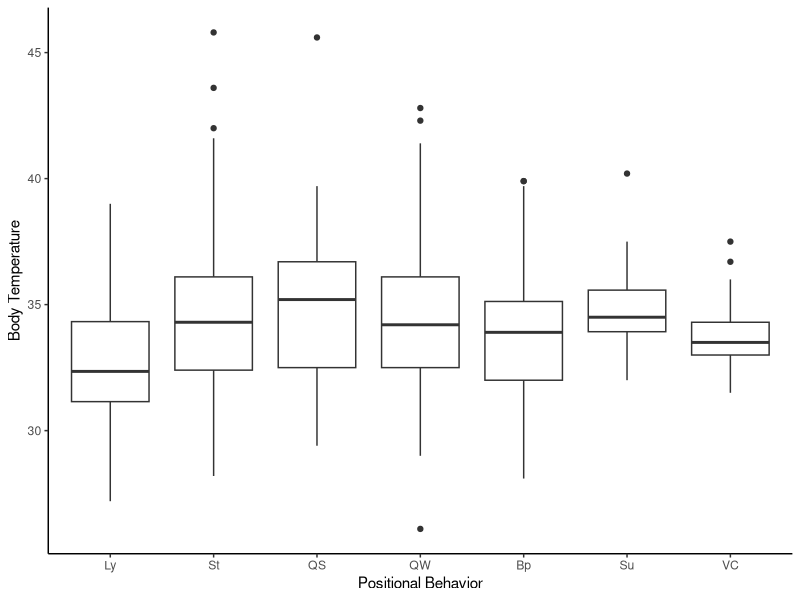
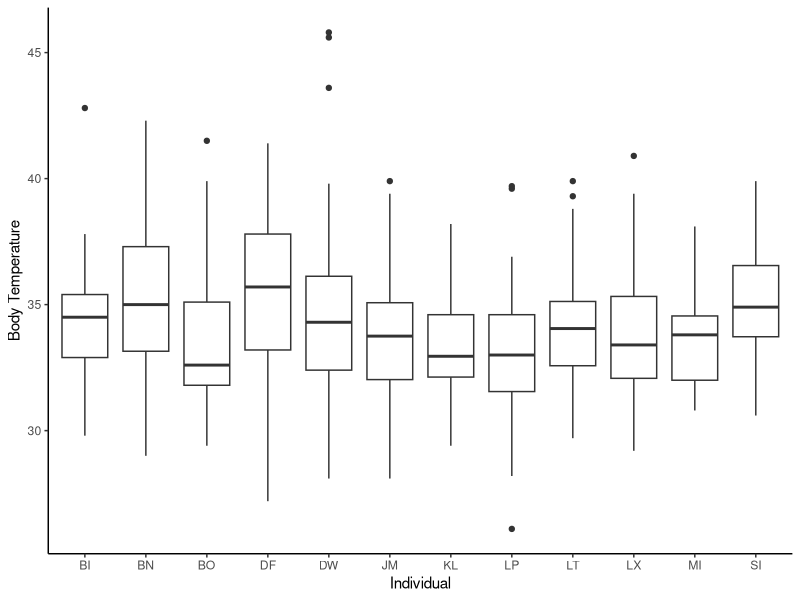
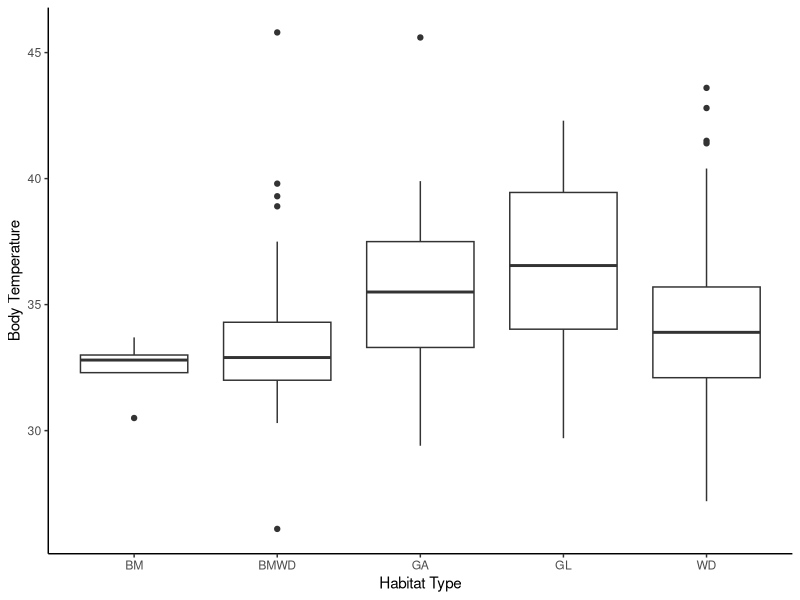
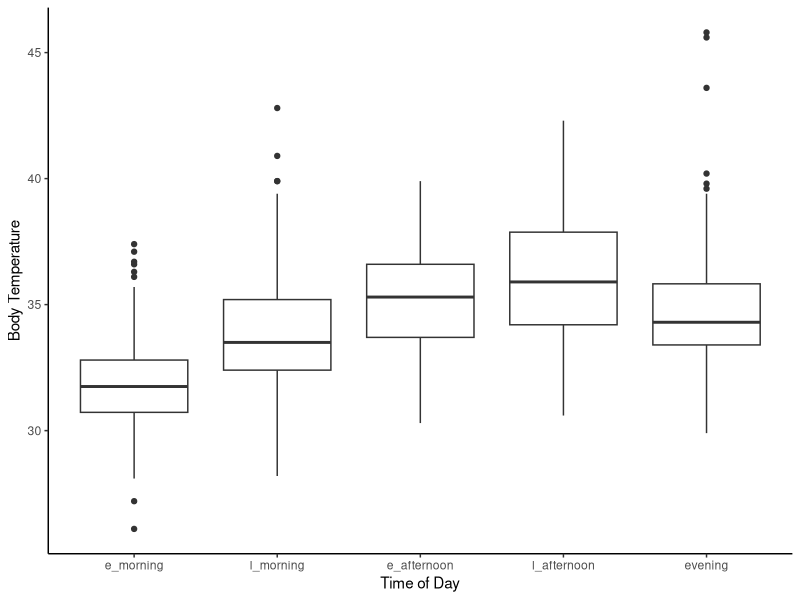
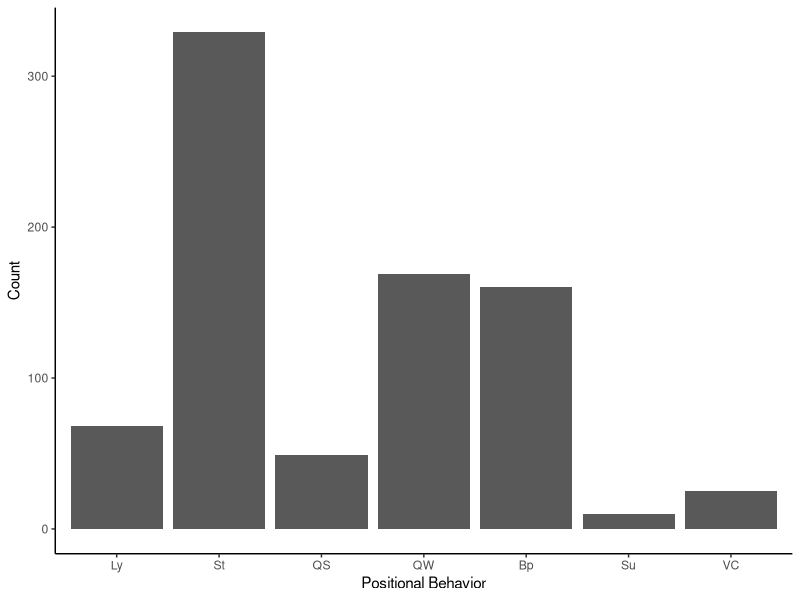
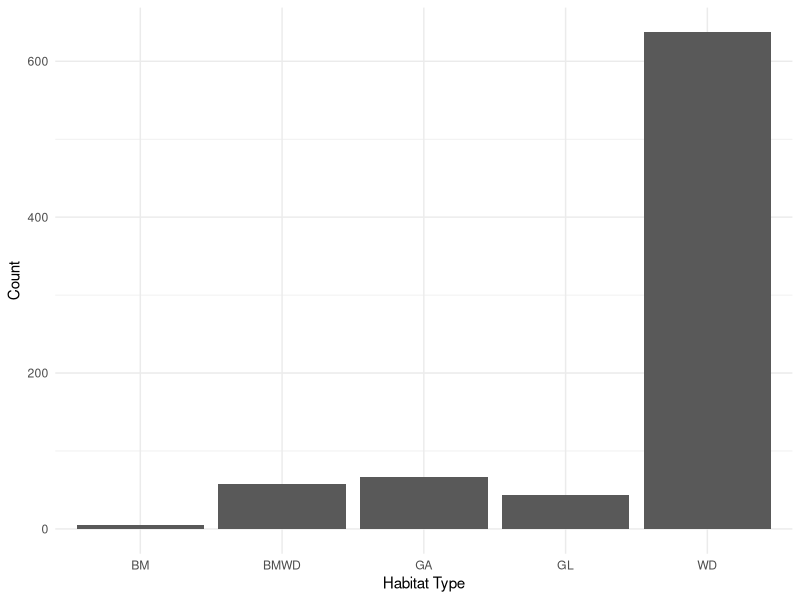
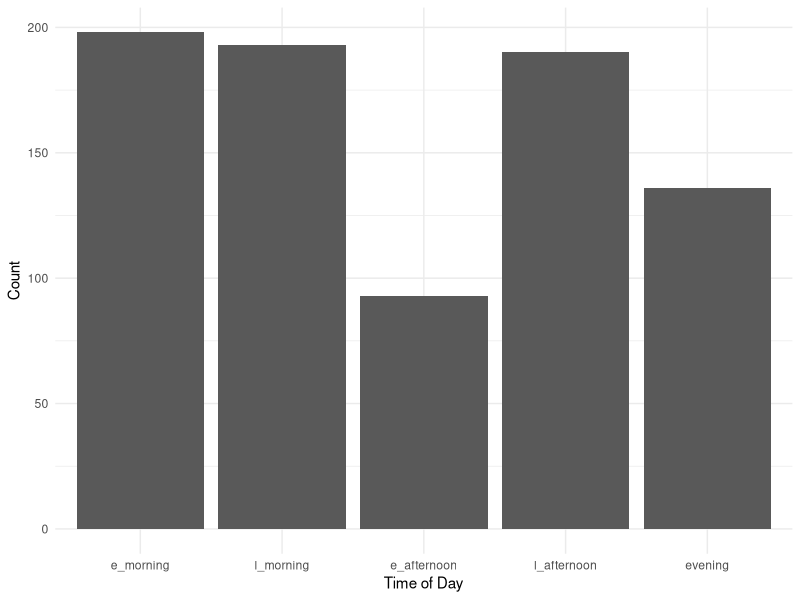
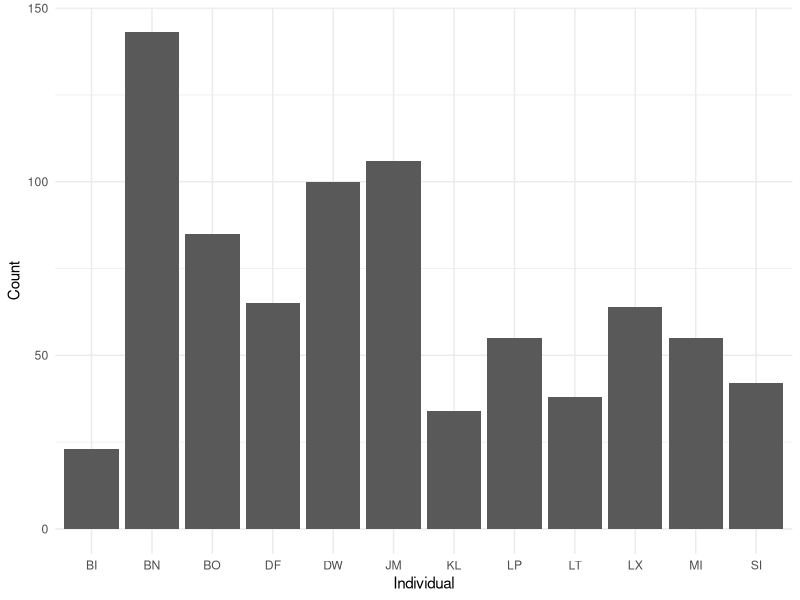

The R script that drew these images, in order:
# load libraries
library(tidyverse) 
library(readr) 
library(lubridate)
library(magrittr)
library(ggplot2)
library(car)
library(emmeans)
library(lme4)

##read in data
prelim_tidy <- read_csv("_data/_tidy/prelim_data_tidycols.csv")
View(prelim_tidy)

#Omit any missing values:
summary(is.na(prelim_tidy))

prelim_temp<-na.omit(prelim_tidy)
View(prelim_temp)

#Combine positional behaviors into smaller categories
# suspensory = Cb, Br & QM
#Vertical climb and cling together
prelim_temp$pos_beh[prelim_temp$pos_beh == "Cb"] <- "Su"
prelim_temp$pos_beh[prelim_temp$pos_beh == "Br"] <- "Su"
prelim_temp$pos_beh[prelim_temp$pos_beh == "QM"] <- "Su"
prelim_temp$pos_beh[prelim_temp$pos_beh == "Sq"] <- "St"
prelim_temp$pos_beh[prelim_temp$pos_beh == "Vci"] <- "VC"
prelim_temp$pos_beh[prelim_temp$pos_beh == "Abp"] <- "Bp"
prelim_temp$pos_beh[prelim_temp$pos_beh == "BpS"] <- "Bp"
prelim_temp$pos_beh[prelim_temp$pos_beh == "BpW"] <- "Bp"

############
##re-order levels
prelim_temp$time_od <- factor(prelim_temp$time_od, levels = c("e_morning", "l_morning", "e_afternoon", "l_afternoon", "evening"))
prelim_temp$pos_beh <- factor(prelim_temp$pos_beh, levels = c("Ly", "St", "QS", "QW", "Bp", "Su", "VC"))


##plotting
ggplot(prelim_temp, aes(pos_beh, therm_t)) +
  geom_boxplot() + labs(x="Positional Behavior", y="Body Temperature") +
  theme_classic()

ggplot(prelim_temp, aes(individual, therm_t)) +
  geom_boxplot() + labs(x="Individual", y="Body Temperature") +
  theme_classic()

ggplot(prelim_temp, aes(hab_type, therm_t)) +
  geom_boxplot() + labs(x="Habitat Type", y="Body Temperature") +
  theme_classic()

ggplot(prelim_temp, aes(time_od, therm_t)) +
  geom_boxplot() + labs(x="Time of Day", y="Body Temperature") +
  theme_classic()

##counts
ggplot(prelim_temp, aes(pos_beh))+
  geom_bar(stat="count") + labs(x="Positional Behavior", y="Count") +
  theme_classic()  

ggplot(prelim_temp, aes(hab_type))+
  geom_bar(stat="count") + labs(x="Habitat Type", y="Count")+
  theme_minimal()    ###can I combine bamboo with bamboo woodland?

ggplot(prelim_temp, aes(time_od))+
  geom_bar(stat="count") + labs(x="Time of Day", y="Count")+
  theme_minimal()

ggplot(prelim_temp, aes(individual))+
  geom_bar(stat="count") + labs(x="Individual", y="Count")+
  theme_minimal()

ggplot(prelim_temp, aes(sun))+
  geom_histogram()

###model plotting
m1 <- lmer(therm_t ~ pos_beh + time_od + sun + date + hab_type + 
       (1|individual), data = prelim_temp)
prelim_temp$pred <- predict(m1, type="response")
